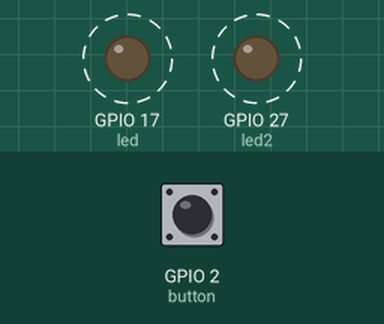
A program run on a simulated Raspberry Pi (BCM pin numbers). On the bench: output pins drawn as LEDs (lit = HIGH). Dashed ring = blinking. Inputs (shaded band) come from the test bench; at power-on: GPIO 2 (button) HIGH. Threads take turns every 2 ms; what the program prints to the terminal is not drawn.

Above: at 1.2 s.
1.3 s: GPIO 2 (button) pulled LOW for 0.15 s
Timing chart, 0 to 10.4 s (numbered marks = the images above; inputs shaded):
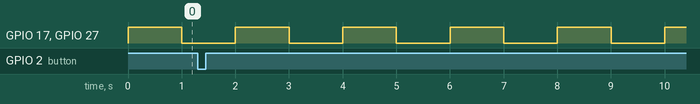

Measured:
- by itself, GPIO 17 (led), GPIO 27 (led2): alternates HIGH for 1.0 s and LOW for 1.0 s

The program:

thread2.py
```python
import _thread               # baixo nível
from threading import Thread # alto ńível
import threading
import time
from gpiozero import LED
from time import sleep
from gpiozero import Button

#run_fibs()
#run_fibs_with_threads()


def led_one():
    while True:
        led.on()
        sleep(1)
        led.off()
        sleep(1)


def led_two():
    while True:
        led2.on()
        sleep(1)
        led2.off()
        sleep(1)


def button_one():
    while True:
        button.wait_for_press()
        print("You pushed me")
        sleep(2)

# Usando _thread
def run_fibs_with_threads():
    _thread.start_new_thread(test_fib, (35, ))
    _thread.start_new_thread(test_fib, (10, ))
    _thread.start_new_thread(test_fib, (30, ))
    time.sleep(15)

"""
for i in range(0, 36, 5):
    t = Thread(target=test_fib, args=(i, ))
    t.start()
"""
led = LED(17)
led2 = LED(27)
button = Button(2)

t1 = threading.Thread(name='t1', target=led_one)
t1.daemon = True
t2 = threading.Thread(name='t2', target=led_two)
t2.daemon = True
t3 = threading.Thread(name='t3', target=button_one)
t3.daemon = True
while True:
     t1.start()
     t2.start()
     t3.start()
     sleep(2)
```
